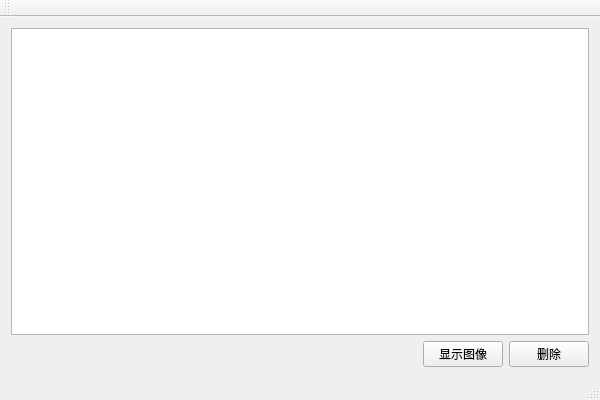
<?xml version="1.0" encoding="UTF-8"?>
<ui version="4.0">
 <class>Test12_1AClass</class>
 <widget class="QMainWindow" name="Test12_1AClass">
  <property name="geometry">
   <rect>
    <x>0</x>
    <y>0</y>
    <width>600</width>
    <height>400</height>
   </rect>
  </property>
  <property name="windowTitle">
   <string>Test12_1A</string>
  </property>
  <property name="windowIcon">
   <iconset resource="Test12_1A.qrc">
    <normaloff>:/Test12_1A/Resources/kermit000.jpg</normaloff>:/Test12_1A/Resources/kermit000.jpg</iconset>
  </property>
  <property name="iconSize">
   <size>
    <width>100</width>
    <height>100</height>
   </size>
  </property>
  <widget class="QWidget" name="centralWidget">
   <layout class="QVBoxLayout" name="verticalLayout">
    <item>
     <widget class="QListWidget" name="listWidget"/>
    </item>
    <item>
     <layout class="QHBoxLayout" name="horizontalLayout">
      <item>
       <spacer name="horizontalSpacer">
        <property name="orientation">
         <enum>Qt::Horizontal</enum>
        </property>
        <property name="sizeHint" stdset="0">
         <size>
          <width>40</width>
          <height>20</height>
         </size>
        </property>
       </spacer>
      </item>
      <item>
       <widget class="QPushButton" name="mBtnShow">
        <property name="text">
         <string>显示图像</string>
        </property>
       </widget>
      </item>
      <item>
       <widget class="QPushButton" name="mBtnDel">
        <property name="text">
         <string>删除</string>
        </property>
       </widget>
      </item>
     </layout>
    </item>
   </layout>
  </widget>
  <widget class="QMenuBar" name="menuBar">
   <property name="geometry">
    <rect>
     <x>0</x>
     <y>0</y>
     <width>600</width>
     <height>23</height>
    </rect>
   </property>
  </widget>
  <widget class="QToolBar" name="mainToolBar">
   <attribute name="toolBarArea">
    <enum>TopToolBarArea</enum>
   </attribute>
   <attribute name="toolBarBreak">
    <bool>false</bool>
   </attribute>
  </widget>
  <widget class="QStatusBar" name="statusBar"/>
 </widget>
 <layoutdefault spacing="6" margin="11"/>
 <resources>
  <include location="Test12_1A.qrc"/>
 </resources>
 <connections/>
</ui>
